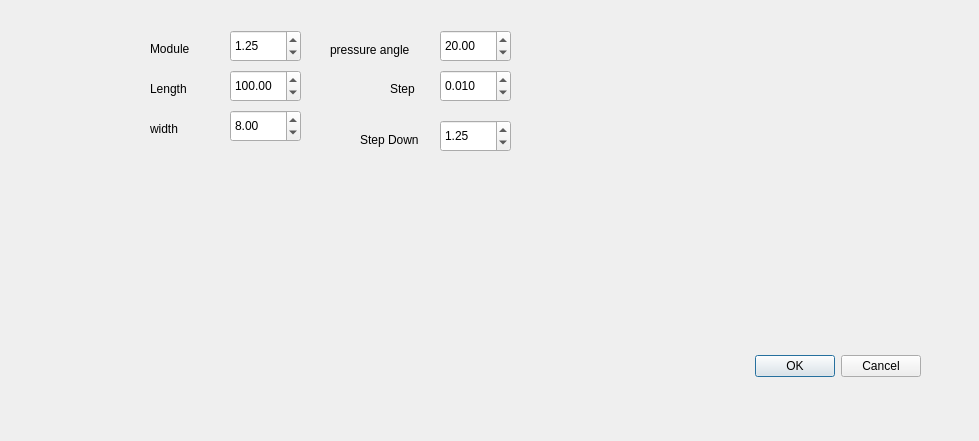
<?xml version="1.0" encoding="UTF-8"?>
<ui version="4.0">
 <class>rackcutdlg</class>
 <widget class="QDialog" name="rackcutdlg">
  <property name="geometry">
   <rect>
    <x>0</x>
    <y>0</y>
    <width>979</width>
    <height>441</height>
   </rect>
  </property>
  <property name="windowTitle">
   <string>Dialog</string>
  </property>
  <widget class="QDialogButtonBox" name="buttonBox">
   <property name="geometry">
    <rect>
     <x>580</x>
     <y>350</y>
     <width>341</width>
     <height>32</height>
    </rect>
   </property>
   <property name="orientation">
    <enum>Qt::Horizontal</enum>
   </property>
   <property name="standardButtons">
    <set>QDialogButtonBox::Cancel|QDialogButtonBox::Ok</set>
   </property>
  </widget>
  <widget class="QDoubleSpinBox" name="dsbMod">
   <property name="geometry">
    <rect>
     <x>230</x>
     <y>30</y>
     <width>71</width>
     <height>32</height>
    </rect>
   </property>
   <property name="minimum">
    <double>0.500000000000000</double>
   </property>
   <property name="maximum">
    <double>100.000000000000000</double>
   </property>
   <property name="singleStep">
    <double>0.250000000000000</double>
   </property>
   <property name="value">
    <double>1.250000000000000</double>
   </property>
  </widget>
  <widget class="QLabel" name="label">
   <property name="geometry">
    <rect>
     <x>150</x>
     <y>40</y>
     <width>58</width>
     <height>18</height>
    </rect>
   </property>
   <property name="text">
    <string>Module</string>
   </property>
  </widget>
  <widget class="QLabel" name="label_2">
   <property name="geometry">
    <rect>
     <x>150</x>
     <y>80</y>
     <width>58</width>
     <height>18</height>
    </rect>
   </property>
   <property name="text">
    <string>Length</string>
   </property>
  </widget>
  <widget class="QDoubleSpinBox" name="dsbLen">
   <property name="geometry">
    <rect>
     <x>230</x>
     <y>70</y>
     <width>71</width>
     <height>32</height>
    </rect>
   </property>
   <property name="minimum">
    <double>0.500000000000000</double>
   </property>
   <property name="maximum">
    <double>1000.000000000000000</double>
   </property>
   <property name="singleStep">
    <double>1.000000000000000</double>
   </property>
   <property name="value">
    <double>100.000000000000000</double>
   </property>
  </widget>
  <widget class="QLabel" name="label_3">
   <property name="geometry">
    <rect>
     <x>150</x>
     <y>120</y>
     <width>58</width>
     <height>18</height>
    </rect>
   </property>
   <property name="text">
    <string>width</string>
   </property>
  </widget>
  <widget class="QDoubleSpinBox" name="dsbWid">
   <property name="geometry">
    <rect>
     <x>230</x>
     <y>110</y>
     <width>71</width>
     <height>32</height>
    </rect>
   </property>
   <property name="minimum">
    <double>0.500000000000000</double>
   </property>
   <property name="maximum">
    <double>100.000000000000000</double>
   </property>
   <property name="singleStep">
    <double>0.250000000000000</double>
   </property>
   <property name="value">
    <double>8.000000000000000</double>
   </property>
  </widget>
  <widget class="QLabel" name="label_4">
   <property name="geometry">
    <rect>
     <x>330</x>
     <y>40</y>
     <width>101</width>
     <height>20</height>
    </rect>
   </property>
   <property name="text">
    <string>pressure angle</string>
   </property>
  </widget>
  <widget class="QDoubleSpinBox" name="dsbPrAngle">
   <property name="geometry">
    <rect>
     <x>440</x>
     <y>30</y>
     <width>71</width>
     <height>32</height>
    </rect>
   </property>
   <property name="minimum">
    <double>0.500000000000000</double>
   </property>
   <property name="maximum">
    <double>100.000000000000000</double>
   </property>
   <property name="singleStep">
    <double>0.500000000000000</double>
   </property>
   <property name="value">
    <double>20.000000000000000</double>
   </property>
  </widget>
  <widget class="QLabel" name="label_5">
   <property name="geometry">
    <rect>
     <x>390</x>
     <y>80</y>
     <width>41</width>
     <height>18</height>
    </rect>
   </property>
   <property name="text">
    <string>Step</string>
   </property>
  </widget>
  <widget class="QDoubleSpinBox" name="dsbStep">
   <property name="geometry">
    <rect>
     <x>440</x>
     <y>70</y>
     <width>71</width>
     <height>32</height>
    </rect>
   </property>
   <property name="decimals">
    <number>3</number>
   </property>
   <property name="minimum">
    <double>0.001000000000000</double>
   </property>
   <property name="maximum">
    <double>100.000000000000000</double>
   </property>
   <property name="singleStep">
    <double>0.001000000000000</double>
   </property>
   <property name="value">
    <double>0.010000000000000</double>
   </property>
  </widget>
  <widget class="QDoubleSpinBox" name="dsbStep_2">
   <property name="geometry">
    <rect>
     <x>440</x>
     <y>120</y>
     <width>71</width>
     <height>32</height>
    </rect>
   </property>
   <property name="minimum">
    <double>0.500000000000000</double>
   </property>
   <property name="maximum">
    <double>100.000000000000000</double>
   </property>
   <property name="singleStep">
    <double>0.250000000000000</double>
   </property>
   <property name="value">
    <double>1.250000000000000</double>
   </property>
  </widget>
  <widget class="QLabel" name="label_6">
   <property name="geometry">
    <rect>
     <x>360</x>
     <y>130</y>
     <width>71</width>
     <height>20</height>
    </rect>
   </property>
   <property name="text">
    <string>Step Down</string>
   </property>
  </widget>
 </widget>
 <resources/>
 <connections>
  <connection>
   <sender>buttonBox</sender>
   <signal>accepted()</signal>
   <receiver>rackcutdlg</receiver>
   <slot>accept()</slot>
   <hints>
    <hint type="sourcelabel">
     <x>248</x>
     <y>254</y>
    </hint>
    <hint type="destinationlabel">
     <x>157</x>
     <y>274</y>
    </hint>
   </hints>
  </connection>
  <connection>
   <sender>buttonBox</sender>
   <signal>rejected()</signal>
   <receiver>rackcutdlg</receiver>
   <slot>reject()</slot>
   <hints>
    <hint type="sourcelabel">
     <x>316</x>
     <y>260</y>
    </hint>
    <hint type="destinationlabel">
     <x>286</x>
     <y>274</y>
    </hint>
   </hints>
  </connection>
 </connections>
</ui>
